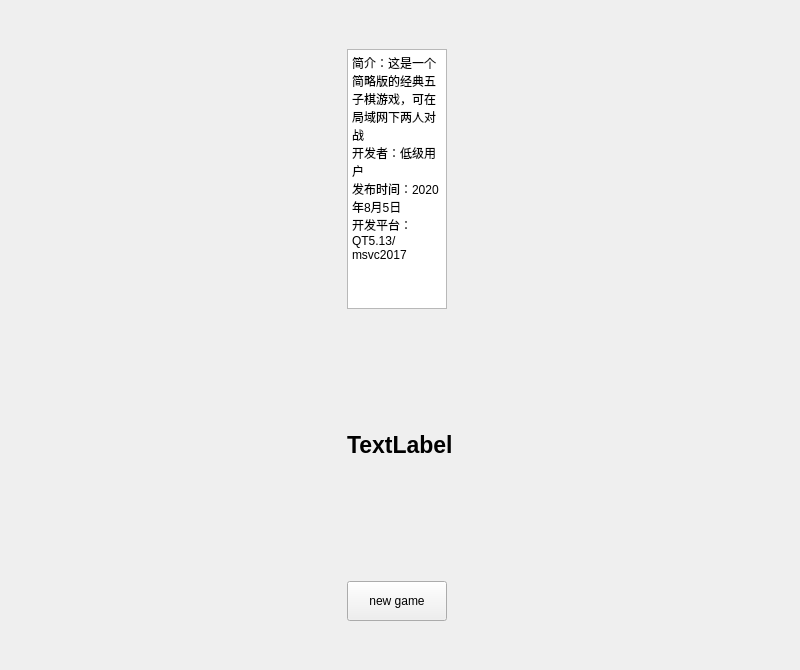
<?xml version="1.0" encoding="UTF-8"?>
<ui version="4.0">
 <class>MainWindow</class>
 <widget class="QMainWindow" name="MainWindow">
  <property name="geometry">
   <rect>
    <x>0</x>
    <y>0</y>
    <width>800</width>
    <height>670</height>
   </rect>
  </property>
  <property name="windowTitle">
   <string>MainWindow</string>
  </property>
  <widget class="QWidget" name="centralwidget">
   <property name="sizePolicy">
    <sizepolicy hsizetype="Fixed" vsizetype="Fixed">
     <horstretch>0</horstretch>
     <verstretch>0</verstretch>
    </sizepolicy>
   </property>
   <property name="minimumSize">
    <size>
     <width>800</width>
     <height>670</height>
    </size>
   </property>
   <layout class="QHBoxLayout" name="horizontalLayout">
    <item>
     <layout class="QVBoxLayout" name="verticalLayout">
      <item>
       <spacer name="verticalSpacer">
        <property name="orientation">
         <enum>Qt::Vertical</enum>
        </property>
        <property name="sizeType">
         <enum>QSizePolicy::Fixed</enum>
        </property>
        <property name="sizeHint" stdset="0">
         <size>
          <width>0</width>
          <height>40</height>
         </size>
        </property>
       </spacer>
      </item>
      <item>
       <widget class="QTextBrowser" name="textBrowser">
        <property name="sizePolicy">
         <sizepolicy hsizetype="Fixed" vsizetype="Maximum">
          <horstretch>0</horstretch>
          <verstretch>0</verstretch>
         </sizepolicy>
        </property>
        <property name="minimumSize">
         <size>
          <width>100</width>
          <height>100</height>
         </size>
        </property>
        <property name="maximumSize">
         <size>
          <width>100</width>
          <height>700</height>
         </size>
        </property>
        <property name="html">
         <string>&lt;!DOCTYPE HTML PUBLIC &quot;-//W3C//DTD HTML 4.0//EN&quot; &quot;http://www.w3.org/TR/REC-html40/strict.dtd&quot;&gt;
&lt;html&gt;&lt;head&gt;&lt;meta name=&quot;qrichtext&quot; content=&quot;1&quot; /&gt;&lt;style type=&quot;text/css&quot;&gt;
p, li { white-space: pre-wrap; }
&lt;/style&gt;&lt;/head&gt;&lt;body style=&quot; font-family:'SimSun'; font-size:9pt; font-weight:400; font-style:normal;&quot;&gt;
&lt;p style=&quot; margin-top:0px; margin-bottom:0px; margin-left:0px; margin-right:0px; -qt-block-indent:0; text-indent:0px;&quot;&gt;&lt;span style=&quot; font-family:'SimSun';&quot;&gt;简介：这是一个简略版的经典五子棋游戏，可在局域网下两人对战&lt;/span&gt;&lt;/p&gt;
&lt;p style=&quot; margin-top:0px; margin-bottom:0px; margin-left:0px; margin-right:0px; -qt-block-indent:0; text-indent:0px;&quot;&gt;&lt;span style=&quot; font-family:'SimSun';&quot;&gt;开发者：低级用户&lt;/span&gt;&lt;/p&gt;
&lt;p style=&quot; margin-top:0px; margin-bottom:0px; margin-left:0px; margin-right:0px; -qt-block-indent:0; text-indent:0px;&quot;&gt;&lt;span style=&quot; font-family:'SimSun';&quot;&gt;发布时间：2020年8月5日&lt;/span&gt;&lt;/p&gt;
&lt;p style=&quot; margin-top:0px; margin-bottom:0px; margin-left:0px; margin-right:0px; -qt-block-indent:0; text-indent:0px;&quot;&gt;&lt;span style=&quot; font-family:'SimSun';&quot;&gt;开发平台：QT5.13/msvc2017&lt;/span&gt;&lt;/p&gt;&lt;/body&gt;&lt;/html&gt;</string>
        </property>
       </widget>
      </item>
      <item>
       <widget class="QLabel" name="label">
        <property name="font">
         <font>
          <pointsize>17</pointsize>
          <weight>75</weight>
          <bold>true</bold>
         </font>
        </property>
        <property name="text">
         <string>TextLabel</string>
        </property>
       </widget>
      </item>
      <item>
       <widget class="QPushButton" name="pushButton">
        <property name="sizePolicy">
         <sizepolicy hsizetype="Preferred" vsizetype="Preferred">
          <horstretch>0</horstretch>
          <verstretch>0</verstretch>
         </sizepolicy>
        </property>
        <property name="minimumSize">
         <size>
          <width>100</width>
          <height>20</height>
         </size>
        </property>
        <property name="maximumSize">
         <size>
          <width>100</width>
          <height>40</height>
         </size>
        </property>
        <property name="text">
         <string>new game</string>
        </property>
       </widget>
      </item>
      <item>
       <spacer name="verticalSpacer_2">
        <property name="orientation">
         <enum>Qt::Vertical</enum>
        </property>
        <property name="sizeType">
         <enum>QSizePolicy::Fixed</enum>
        </property>
        <property name="sizeHint" stdset="0">
         <size>
          <width>20</width>
          <height>40</height>
         </size>
        </property>
       </spacer>
      </item>
     </layout>
    </item>
   </layout>
  </widget>
 </widget>
 <resources/>
 <connections/>
</ui>
